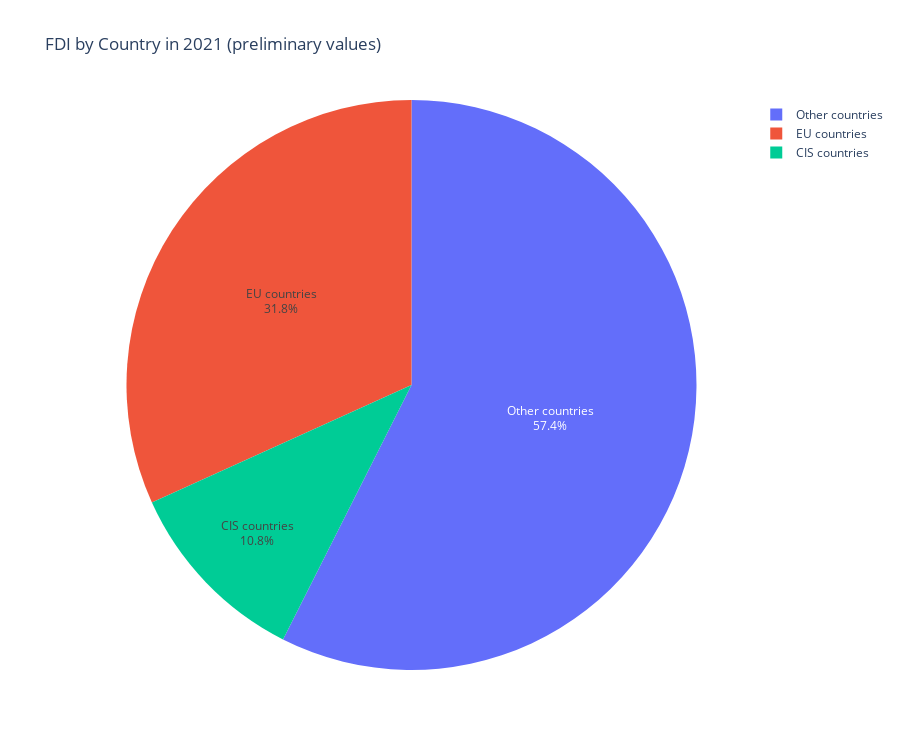

Notebook cell for this chart:
### Code cell
fig3 = px.pie(df_FDICountry.loc[["EU countries","CIS countries", "Other countries"]], values = 2019,names = "Countries", title = "FDI by Country in 2019 (preliminary values)", height = 750)
fig3.update_traces(textposition='inside', textinfo='percent+label')
fig3.show()

### Figure 1 — Plotly figure (JSON) as saved in the notebook; plotly's stock layout.template omitted (floating-point values rounded to 4 significant figures)
{"data": [{"domain": {"x": [0, 1], "y": [0, 1]}, "hovertemplate": "Countries=%{label}<br>2019=%{value}<extra></extra>", "labels": ["EU countries", "CIS countries", "Other countries", "Other countries"], "legendgroup": "", "name": "", "showlegend": true, "textinfo": "percent+label", "textposition": "inside", "type": "pie", "values": [426900.0, 145000.0, 757000.0, 14900.0]}], "layout": {"height": 750, "legend": {"tracegroupgap": 0}, "title": {"text": "FDI by Country in 2021 (preliminary values)"}}}
